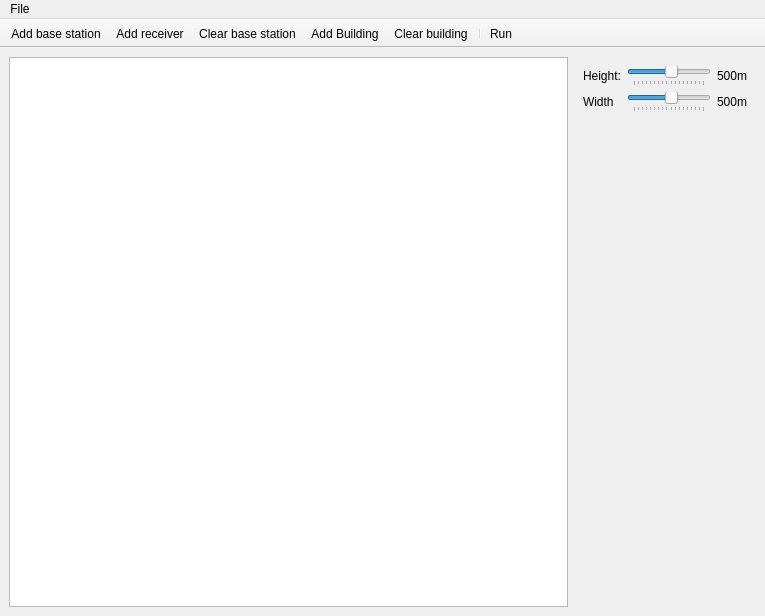
<?xml version="1.0" encoding="UTF-8"?>
<ui version="4.0">
 <class>MainWindow</class>
 <widget class="QMainWindow" name="MainWindow">
  <property name="geometry">
   <rect>
    <x>0</x>
    <y>0</y>
    <width>765</width>
    <height>616</height>
   </rect>
  </property>
  <property name="windowTitle">
   <string>MainWindow</string>
  </property>
  <widget class="QWidget" name="centralwidget">
   <layout class="QGridLayout" name="gridLayout">
    <item row="0" column="0">
     <layout class="QHBoxLayout" name="horizontalLayout">
      <item>
       <widget class="DrawingView" name="graphicsView"/>
      </item>
      <item alignment="Qt::AlignTop">
       <widget class="QWidget" name="widget" native="true">
        <property name="sizePolicy">
         <sizepolicy hsizetype="Fixed" vsizetype="Preferred">
          <horstretch>0</horstretch>
          <verstretch>0</verstretch>
         </sizepolicy>
        </property>
        <property name="maximumSize">
         <size>
          <width>369</width>
          <height>16777215</height>
         </size>
        </property>
        <layout class="QGridLayout" name="gridLayout_2">
         <item row="1" column="0">
          <widget class="QLabel" name="label_2">
           <property name="text">
            <string>Width</string>
           </property>
          </widget>
         </item>
         <item row="0" column="0">
          <widget class="QLabel" name="label">
           <property name="text">
            <string>Height:</string>
           </property>
          </widget>
         </item>
         <item row="0" column="2">
          <widget class="QLabel" name="heightLabel">
           <property name="text">
            <string>500m</string>
           </property>
          </widget>
         </item>
         <item row="1" column="2">
          <widget class="QLabel" name="widthLabel">
           <property name="text">
            <string>500m</string>
           </property>
          </widget>
         </item>
         <item row="0" column="1">
          <widget class="QSlider" name="heightSlider">
           <property name="minimum">
            <number>1</number>
           </property>
           <property name="maximum">
            <number>18</number>
           </property>
           <property name="singleStep">
            <number>1</number>
           </property>
           <property name="pageStep">
            <number>1</number>
           </property>
           <property name="value">
            <number>10</number>
           </property>
           <property name="sliderPosition">
            <number>10</number>
           </property>
           <property name="orientation">
            <enum>Qt::Horizontal</enum>
           </property>
           <property name="invertedAppearance">
            <bool>false</bool>
           </property>
           <property name="invertedControls">
            <bool>false</bool>
           </property>
           <property name="tickPosition">
            <enum>QSlider::TicksBelow</enum>
           </property>
           <property name="tickInterval">
            <number>1</number>
           </property>
          </widget>
         </item>
         <item row="1" column="1">
          <widget class="QSlider" name="widthSlider">
           <property name="minimum">
            <number>1</number>
           </property>
           <property name="maximum">
            <number>18</number>
           </property>
           <property name="singleStep">
            <number>1</number>
           </property>
           <property name="pageStep">
            <number>1</number>
           </property>
           <property name="value">
            <number>10</number>
           </property>
           <property name="orientation">
            <enum>Qt::Horizontal</enum>
           </property>
           <property name="tickPosition">
            <enum>QSlider::TicksBelow</enum>
           </property>
           <property name="tickInterval">
            <number>1</number>
           </property>
          </widget>
         </item>
        </layout>
       </widget>
      </item>
     </layout>
    </item>
   </layout>
  </widget>
  <widget class="QMenuBar" name="menubar">
   <property name="geometry">
    <rect>
     <x>0</x>
     <y>0</y>
     <width>765</width>
     <height>20</height>
    </rect>
   </property>
   <widget class="QMenu" name="menuFile">
    <property name="title">
     <string>File</string>
    </property>
    <addaction name="open"/>
    <addaction name="save"/>
   </widget>
   <addaction name="menuFile"/>
  </widget>
  <widget class="QToolBar" name="toolBar">
   <property name="windowTitle">
    <string>toolBar</string>
   </property>
   <property name="movable">
    <bool>false</bool>
   </property>
   <property name="floatable">
    <bool>false</bool>
   </property>
   <attribute name="toolBarArea">
    <enum>TopToolBarArea</enum>
   </attribute>
   <attribute name="toolBarBreak">
    <bool>false</bool>
   </attribute>
   <addaction name="addBS"/>
   <addaction name="addRX"/>
   <addaction name="clearBS"/>
   <addaction name="addBuilding"/>
   <addaction name="clearBuilding"/>
   <addaction name="separator"/>
   <addaction name="actionRun"/>
  </widget>
  <action name="addBS">
   <property name="icon">
    <iconset>
     <normaloff>:/icons/TX_icon</normaloff>:/icons/TX_icon</iconset>
   </property>
   <property name="text">
    <string>Add base station</string>
   </property>
   <property name="toolTip">
    <string>Add base station</string>
   </property>
  </action>
  <action name="addRX">
   <property name="icon">
    <iconset>
     <normaloff>:/icons/RX_icon</normaloff>:/icons/RX_icon</iconset>
   </property>
   <property name="text">
    <string>Add receiver</string>
   </property>
   <property name="toolTip">
    <string>Add receiver</string>
   </property>
  </action>
  <action name="addBuilding">
   <property name="checkable">
    <bool>true</bool>
   </property>
   <property name="icon">
    <iconset>
     <normaloff>resources/rect_icon.png</normaloff>resources/rect_icon.png</iconset>
   </property>
   <property name="text">
    <string>Add Building</string>
   </property>
   <property name="toolTip">
    <string>Add Building</string>
   </property>
  </action>
  <action name="clearBS">
   <property name="icon">
    <iconset resource="resources/res.qrc">
     <normaloff>:/icons/clearTX_icon.png</normaloff>:/icons/clearTX_icon.png</iconset>
   </property>
   <property name="text">
    <string>Clear base station</string>
   </property>
   <property name="toolTip">
    <string>Clear base station</string>
   </property>
  </action>
  <action name="clearBuilding">
   <property name="icon">
    <iconset resource="resources/res.qrc">
     <normaloff>:/icons/clearRect_icon.png</normaloff>:/icons/clearRect_icon.png</iconset>
   </property>
   <property name="text">
    <string>Clear building</string>
   </property>
   <property name="toolTip">
    <string>Clear building</string>
   </property>
  </action>
  <action name="open">
   <property name="text">
    <string>Open project...</string>
   </property>
  </action>
  <action name="save">
   <property name="text">
    <string>Save project...</string>
   </property>
  </action>
  <action name="actionRun">
   <property name="icon">
    <iconset resource="resources/res.qrc">
     <normaloff>:/icons/play-fill.png</normaloff>:/icons/play-fill.png</iconset>
   </property>
   <property name="text">
    <string>Run</string>
   </property>
   <property name="toolTip">
    <string>Run </string>
   </property>
  </action>
 </widget>
 <customwidgets>
  <customwidget>
   <class>DrawingView</class>
   <extends>QGraphicsView</extends>
   <header>drawingview.h</header>
  </customwidget>
 </customwidgets>
 <resources>
  <include location="resources/res.qrc"/>
 </resources>
 <connections/>
</ui>
